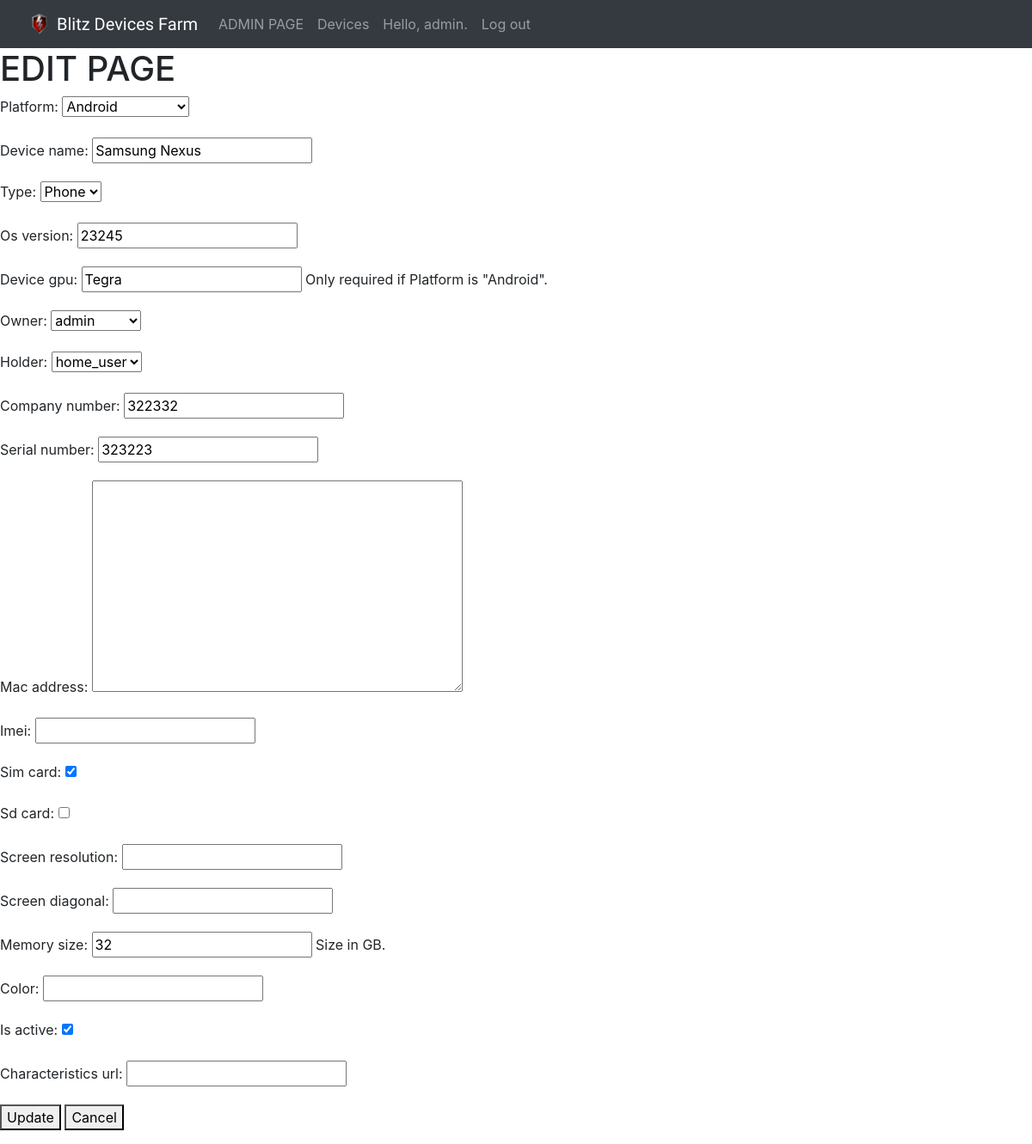
The app's page /2/edit (signed in) with its own data.
### users/models.py (models this page shows)
class User(AbstractUser):
    room = models.PositiveIntegerField(null=True)
    def __str__(self):
        return self.username

### devices_farm/models.py (models this page shows, shortened)
class Device(models.Model):
    objects = models.Manager()
    ANDROID = 'Android'
    IOS = 'iOS'
    WIN_MOBILE = 'Windows Mobile'
    PLATFORMS = (
        (IOS, IOS),
        (ANDROID, ANDROID),
        (WIN_MOBILE, WIN_MOBILE)
    )
    device_platform = models.CharField(
        name='platform',
        max_length=20,
        choices=PLATFORMS,
    )
    device_name = models.CharField(
        max_length=20,
    )
    PHONE = 'Phone'
    TABLET = 'Tablet'
    TYPES = (
        (PHONE, PHONE),
        (TABLET, TABLET),
    )
    device_type = models.CharField(
        name='type',
        max_length=20,
        choices=TYPES,
        default=PHONE,
    )
    os_version = models.CharField(
        max_length=10,
        default=None,
    )
    device_gpu = models.CharField(
        max_length=20,
        blank=True,
        help_text='Only required if Platform is "Android".',
    )
    device_owner = models.ForeignKey(
        User,
        name='owner',
        on_delete=models.SET_NULL,
        null=True,
        related_name='user_owner'
    )
    current_holder = models.ForeignKey(
        User,
        name='holder',
        on_delete=models.SET_NULL,
        null=True,
        related_name='user_holder'
    )
    company_number = models.CharField(
        max_length=20,
        blank=True,
        default='',
    )
    serial_number = models.CharField(
        max_length=20,
    )
    mac_address = MACAddressField(
        null=True,
        blank=True,
        integer=False,
        default='',
    )
    imei_number = models.CharField(
        name='imei',
        max_length=20,
        blank=True,
        default='',
    )
    sim_card = models.BooleanField(
        default=True,
    )
    sd_card = models.BooleanField(
        default=False,
    )
    screen_resolution = models.CharField(
        max_length=20,
        blank=True,
        default='',
    )
    screen_diagonal = models.CharField(
        max_length=20,
        blank=True,
        default='',
    )
    memory_size = models.IntegerField(
        help_text='Size in GB.',
    )
    device_color = models.CharField(
        name='color',
        max_length=20,
        blank=True,
        default='',
    )
    is_active = models.BooleanField(
        default=True,
    )
    characteristics_url = models.URLField(
        default='',
        blank=True,
    )
    class Meta:
        ordering = ['platform', 'type', 'device_name']

### devices_farm/views.py (the view)
# urls.py: url(r'^(?P<pk>\d+)/edit$', views.DeviceUpdate.as_view(), name='edit-device'),
class DeviceUpdate(UpdateView):
    model = Device
    fields = '__all__'
    template_name = 'devices_farm/edit_device.html'
    @method_decorator(login_required)
    def dispatch(self, request, *args, **kwargs):
        return super(DeviceUpdate, self).dispatch(request, *args, **kwargs)

### devices_farm/templates/devices_farm/edit_device.html (shortened to what this page needs)
{% extends "devices_farm/base.html" %}
{% block content %}
    <h1>EDIT PAGE</h1>
    <form method="post" action="{% url 'devices_farm:edit-device' device.pk %}">
        {{ form.as_p }}
        <button name="Submit">Update</button>
        <a href="{% url 'devices_farm:device' device.pk %}">
            <button name="Cancel">
                Cancel
            </button>
        </a>
    </form>
{% endblock content %}

### devices_farm/templates/devices_farm/base.html (shortened to what this page needs)
<!DOCTYPE html>
{% load static %}
<html lang="en">
<head>
    <link rel="stylesheet" href="https://stackpath.bootstrapcdn.com/bootstrap/4.1.3/css/bootstrap.min.css">
    <link rel="stylesheet" href="{% static 'css/devices_farm.css' %}">
<body class="filter-dark">
    <nav class="navbar sticky-top navbar-expand-lg navbar-dark bg-dark">
        <div class="container-fluid">
            <div class="navbar-header">
                <a class="navbar-brand" href="#">
                    <img src="{% static 'blitz_icon.png' %}" width="30" height="30" class="d-inline-block align-top" alt="">
                    Blitz Devices Farm</a>
            </div>
            <div class="collapse navbar-collapse" id="navbarSupportedContent">
                <ul class="nav navbar-nav">
                    <li class="nav-item">
                        <a class="nav-link" href="http://127.0.0.1:8000/admin/">ADMIN PAGE</a>
                    </li>
                    {% if user.is_authenticated %}
                    <li class="nav-item">
                        <a class="nav-link" href="{% url 'devices_farm:devices' %}">Devices</a>
                    </li>
                    <li class="nav-item">
                        <a class="nav-link" href="{% url 'users:profile' %}">Hello, {{ user.username }}.</a>
                    </li>
                    <li class="nav-item">
                        <a class="nav-link" href="{% url 'users:logout' %}">Log out</a>
                    </li>
                    {% endif %}
                </ul>
            </div>
        </div>
    </nav>
    {% block content %}
    {% endblock content %}
<script src="https://maxcdn.bootstrapcdn.com/bootstrap/3.3.7/js/bootstrap.min.js"></script></head>
</body>
</html>

### devices_farm/static/css/devices_farm.css (style rules this page uses)
.navbar-brand { font-family: 'Lobster', cursive; }

### records on screen
User: username "admin"
Device: platform "Android", device_name "Samsung Nexus", type "Phone", os_version "23245", device_gpu "Tegra", owner "admin", holder "home_user", company_number "322332", serial_number "323223", sim_card "☑", memory_size "32", is_active "☑"
